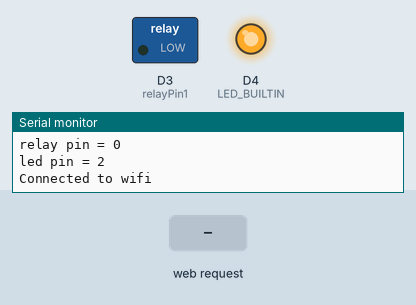
Recording of a sketch running on a simulated ESP8266 (Wemos D1 mini). On the bench: switched loads named in the sketch (green lamp = pin HIGH), output pins drawn as LEDs (lit = HIGH, except the on-board LED, lit = LOW), the last lines printed to the serial monitor. The test bench sets the inputs (shaded band). WiFi joins after 1.5 s; servers stay silent unless stated.

Above: at 2.7 s.
2.8 s: HTTP request GET / received
4.3 s: HTTP request GET /relay1on received
5.8 s: HTTP request GET /relay1off received
At 6.8 s:
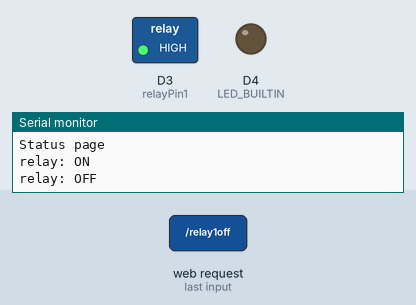
Timing chart, 0 to 8.8 s (numbered marks = the images above; inputs shaded):
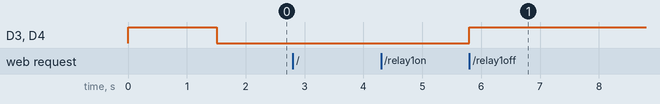

The sketch:

wifi_switch.ino
```cpp
/*
  Wifi Web Light Switch v1 beta

  This allows to switch on lights over the wifi. When board first boots it
  starts as access point. You can connect to it with browser by joining its
  created wifi network. It then allows selecting wifi network + set user + pass
  in the browser. After this it boots and shows a webpage that allows toggling a
  relay on/off in the browser.

  Board: Wemos D1 mini clone. Use
  https://arduino.esp8266.com/stable/package_esp8266com_index.json in board
  manager in configuration and then select LOLIN Wemos d1 clone (my super cheap
  board has 4mb but we only use less than 360kb for this sketch.) Serial speed:
  74880

  Libraries used:
  https://github.com/tzapu/WiFiManager
  https://github.com/esp8266/Arduino/tree/master/libraries/ESP8266WebServer

  Author: Walter Schreppers
*/

#include <ESP8266WebServer.h>
#include <WiFiManager.h>

WiFiManager wifiManager;
ESP8266WebServer server(80);

// remark LED_BUILTIN == D4 == GPIO2
// we connect our relay to D3 pin
int relayPin1 = D3; // D3 == GPIO0

// state at power up (it switches on anyway at power up due to
// inverse logicsetting false will briefly on/off)
bool relayState1 = true;


String SendHTML(uint8_t relay_on) {
  String page = "<!DOCTYPE html> <html>\n";
  page += "<head><meta name=\"viewport\" content=\"width=device-width, "
         "initial-scale=1.0, user-scalable=no\">\n";
  page += "<title>LED Control</title>\n";
  page += "<style>html { font-family: Helvetica; display: inline-block; margin: "
         "0px auto; text-align: center;}\n";
  page += "body{margin-top: 50px;background-color: #000000;} h1 {color: "
         "#0d60db;margin: 50px auto 30px;} h3 {color: #0d60db;margin-bottom: "
         "50px;}\n";
  page +=
      ".button {display: block;width: 80px;background-color: #1abc9c;border: "
      "none;color: white;padding: 13px 30px;text-decoration: none;font-size: "
      "25px;margin: 0px auto 35px;cursor: pointer;border-radius: 4px;}\n";
  page += ".button-on {background-color: #1abc9c;}\n";
  page += ".button-on:active {background-color: #16a085;}\n";
  page += ".button-off {background-color: #34495e;}\n";
  page += ".button-off:active {background-color: #2c3e50;}\n";
  page += "p {font-size: 14px;color: #888;margin-bottom: 10px;}\n";
  page += "</style>\n";
  page += "</head>\n";
  page += "<body>\n";
  page += "<h1>Wifi light switch</h1>\n";
  page += "<p><a href=\"/\">Wemos D1 ESP8266 Web Server</a></p>";
  page += "<p>Board ID: 0001</p>";
  page += "<br/><br/>";

  if (relay_on) {
    page += "<a class=\"button button-on\" href=\"/relay1off\">ON</a>\n";
  } else {
    page += "<a class=\"button button-off\" href=\"/relay1on\">OFF</a>\n";
  }

  page += "</body>\n";
  page += "</html>\n";
  return page;
}

void handle_OnConnect() {
  Serial.println("Status page");
  server.send(200, "text/html", SendHTML(relayState1));
}

void handle_relay1on() {
  relayState1 = true;
  Serial.println("relay: ON");
  server.send(200, "text/html", SendHTML(relayState1));
}

void handle_relay1off() {
  relayState1 = false;
  Serial.println("relay: OFF");
  server.send(200, "text/html", SendHTML(relayState1));
}

void handle_wifireset(){
  server.send(404, "text/plain", "Wifi will be reset. You can connect to 'WIFI_SWITCH' access point.");
  wifiManager.resetSettings();
  ESP.restart();
}

void handle_NotFound() { server.send(404, "text/plain", "Not found"); }

void configModeCallback(WiFiManager *myWiFiManager) {
  Serial.println("Entered config mode");
  Serial.println(WiFi.softAPIP());

  Serial.println(myWiFiManager->getConfigPortalSSID());
}

void setPins(bool relayState){
  if (relayState) {
    digitalWrite(LED_BUILTIN, LOW);  // led on
    digitalWrite(relayPin1, LOW);    // relais on
  } else {
    digitalWrite(LED_BUILTIN, HIGH);   // led off
    digitalWrite(relayPin1, HIGH);     // relay off
  }
}

// the setup function runs once when you press reset or power the board
void setup() {
  Serial.begin(74880);
  // Serial.setDebugOutput(false);

  setPins(false);
  pinMode(LED_BUILTIN, OUTPUT);
  pinMode(relayPin1, OUTPUT);
  setPins(false);


  Serial.print("relay pin = ");
  Serial.println(relayPin1);

  Serial.print("led pin = ");
  Serial.println(LED_BUILTIN);

  wifiManager.setAPCallback(configModeCallback);
  bool connected = wifiManager.autoConnect("WIFI_SWITCH"); // "name", "pass"

  if (!connected)
    Serial.println("failed to connect to wifi network");
  else
    Serial.println("Connected to wifi");

  server.on("/", handle_OnConnect);
  server.on("/relay1on", handle_relay1on);
  server.on("/relay1off", handle_relay1off);
  server.on("/resetwifi", handle_wifireset);
  server.onNotFound(handle_NotFound);
  server.enableCORS(true);

  setPins(relayState1);

  server.begin();
}

// Handle web requests and toggle relayPin
void loop() {
  server.handleClient();
  setPins(relayState1);
}
```

Measured:
- after the input at 5.8 s, D3 (relayPin1), D4 (LED_BUILTIN): LOW → HIGH at once
